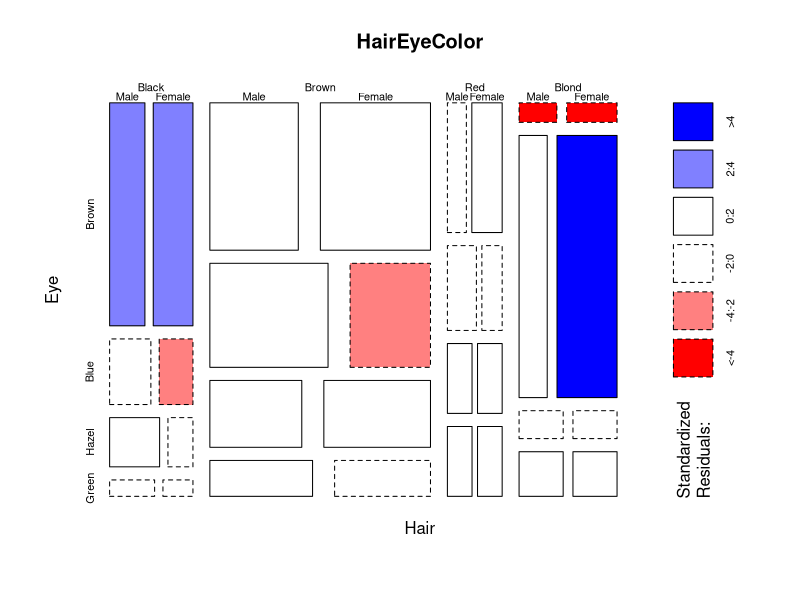
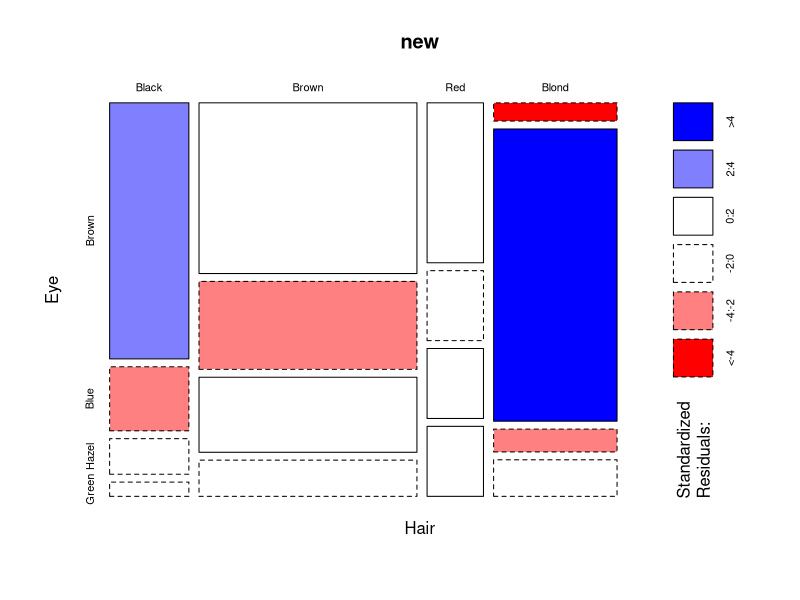

Here is the R script that generated these plots, in order:
# statistics
# Author:Shuo Zhang

# Question 1 The  [01] Temp.txt dataset records the body temperatures, 
#gender, and heart rate of 130 individuals;
# you may assume that the observations are independent of one another.

setwd("~/Desktop/kaggle")
Temp=read.csv('Temp.txt', header = T, stringsAsFactors = F, sep=' ')
View(Temp)
dim(Temp)
str(Temp)
summary(Temp)

#1 You have heard that the average human body temperature is 98.6 degrees Fahrenheit.
# Does this data support this claim?
#I am told that the true the average human body temperature is 
#98.6 degrees Fahrenheit;however, we do not believe this is the case. 
#We want to test the notion that the true body Temperature should be 
# centered at a value lower than 98.6 degrees. The average body Temperature 
#of our dataset is 98.25 degrees. Is this significantly different for
#us to change our belief? To decide, I use a One-Sample T-Test:

t.test(Temp$Body.Temp, mu = 98.6, alternative = "two.sided")
mean(Temp$Body.Temp)

#The p-value for this test is extremely small (<.0005); thus, we reject the null
#hypothesis that the average human body temperature is 98.6 degrees F in favor of
#the alternative that the average temperature is different than 98.6 degrees F at the
#95% confidence level. 

#We are 95% confident that the true average human body
#temperature is between 98.122 degrees F and 98.377 degrees F.

#2 Is there a significant difference in body temperature between males and females?
#To decide, I conduct ant two sample t-test or ANOVA test:

t.test(Temp$Body.Temp[Temp$Gender=='Female'],
         Temp$Body.Temp[Temp$Gender=='Male'],
         alternative = "two.sided")

summary(aov(Body.Temp ~ Gender, data = Temp))

TukeyHSD(aov(Body.Temp ~ Gender, data = Temp))


#The p-value for this test is about 0.024, which is less than our cutoff value
#of 0.05; thus, we reject the null hypothesis that the average human body
#temperature is the same for males and females in favor of the alternative that
#they differ in some manner at the 95% confidence level. We are 95% confident
#that the true difference is between 0.039 and 0.540 degrees F, with Females
#having a higher average body temperature.
t.test(Temp$Heart.Rate[Temp$Gender=='Female'],
       Temp$Heart.Rate[Temp$Gender=='Male'],
       alternative = "two.sided")
TukeyHSD(aov(Heart.Rate~ Gender, data = Temp))

#3 I am told that the variances of male heart rate and female heart rate are different; 
#specifically,females have a lower heart rate variance. To determine, I conduct
#an F-test:

var.test(Temp$Heart.Rate[Temp$Gender=='Female'],
         Temp$Heart.Rate[Temp$Gender=='Male'],
         alternative = "two.sided")
# The p-value for this test is 0.011, which is smaller than 0.05.
#Thus, the data support the alternative hypothesis that the variances of male 
#heart rate and female heart rate are different.

var.test(Temp$Heart.Rate[Temp$Gender=='Female'],
         Temp$Heart.Rate[Temp$Gender=='Male'],
         alternative = "less")
#Under the null hypothesis, males and females have the same heart rate variance;
#we test whether females have a statistically significantly lower heart rate
#variance than males. We find that the p-value is extremely high (0.9945). Thus,
#we retain our null hypothesis. We are 95% confident that the true ratio is
#between  1.16086 and 3.12029.
var.test(Temp$Body.Temp[Temp$Gender=='Female'],
       Temp$Body.Temp[Temp$Gender=='Male'],
       alternative = "greater")


#Question 2
# Load the  HairEyeColordataset located in the  datasetslibrary; 
# this is a three dimensional dataset that records the hair color, 
# eye color, and gender of 592 different statistics students.
dim(HairEyeColor)
str(HairEyeColor)
mosaicplot(HairEyeColor,shade=TRUE)
#blue means there are more observations in that cell than would be expected 
#under the null model (independence). 
#Red means there are fewer observations than would have been expected.

#Reduce your dataset to focus on just females.
# Conduct a hypothesis test to see if hair and eye color are independent 
# of one another for this reduced dataset.
new=HairEyeColor[, , 'Female']
mosaicplot(new,shade=TRUE)

chisq.test(new)

# The p-value for this test is < 2.2e-16, which is smaller than 0.05.
# I conclude in favor of the alternative hypothesis that 95% confident hair and eye color are 
# not independent of one another for this reduced dataset.

